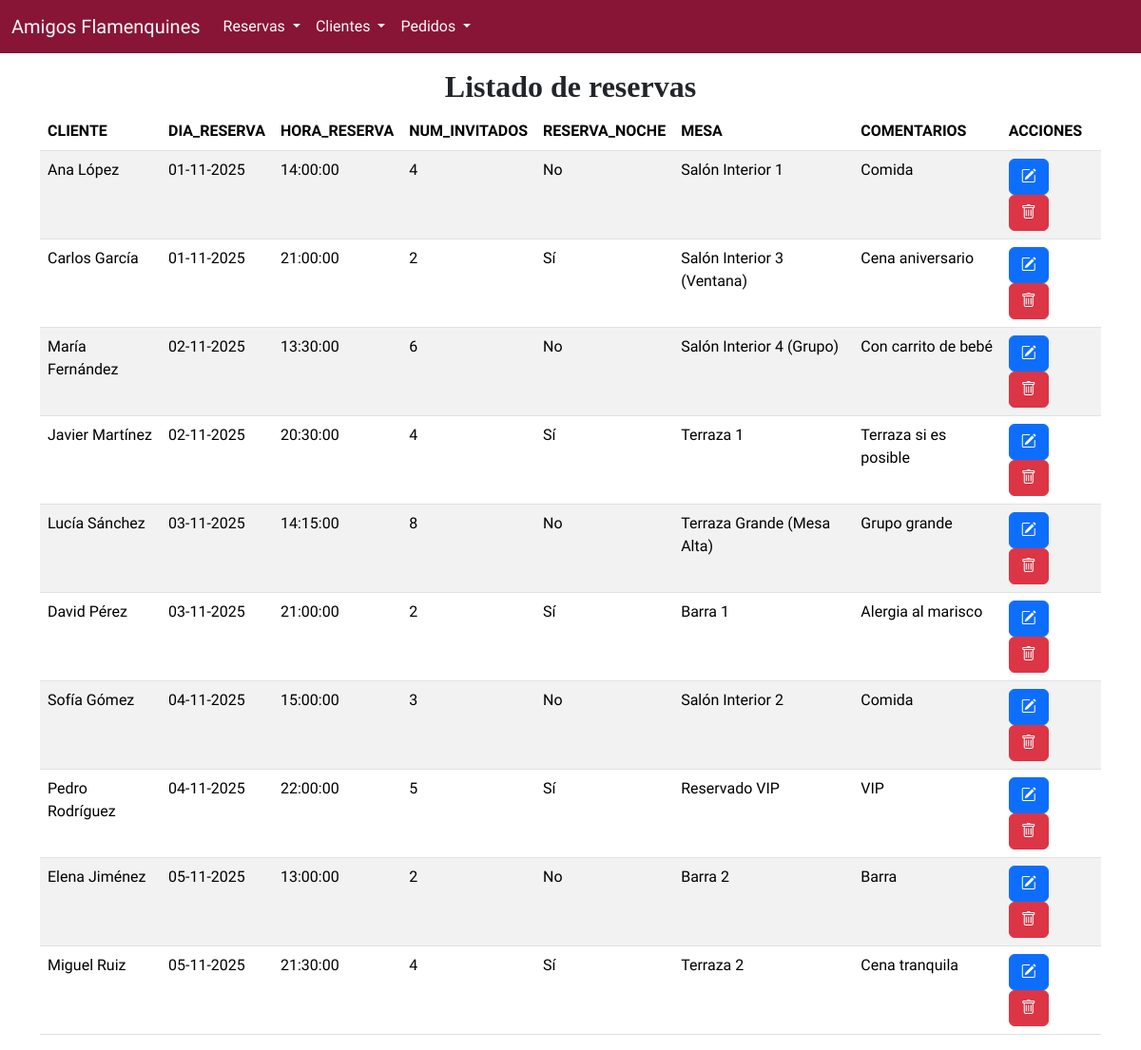
/listado_reserva.php, run on the app's committed database.
### tables this page shows
CREATE TABLE `reservation` (
  `id_reservation` int NOT NULL,
  `reservation_date` datetime NOT NULL,
  `number_of_guests` int NOT NULL,
  `is_night_reservation` tinyint(1) NOT NULL,
  `comment` varchar(50) NOT NULL,
  `id_board` int NOT NULL,
  `id_client` int NOT NULL
);

CREATE TABLE `client` (
  `id_client` int NOT NULL,
  `date_created_account` date NOT NULL,
  `age` int NOT NULL,
  `is_vip` tinyint(1) NOT NULL,
  `name` varchar(50) NOT NULL
);

CREATE TABLE `board` (
  `id_board` int NOT NULL,
  `created` datetime NOT NULL,
  `capacity` int NOT NULL,
  `location` varchar(100) NOT NULL
);

### reserva.php (the view, shortened to what this page needs)
<?php
function obtenerReservas($conexion, $cliente = null, $fecha = null, $hora = null, $numClientes = null, $reservaNoche = null, $mesa = null) {
    try {
        $sql = "SELECT r.*, b.location AS board_location, c.name AS client_name
                FROM reservation r
                JOIN board b ON r.id_board = b.id_board
                JOIN client c ON r.id_client = c.id_client";
        $sql .= " ORDER BY r.reservation_date ASC";
        $stmt = $conexion->prepare($sql);
        $stmt->execute();
        return $stmt->get_result();
    } catch (Exception $e) {
        error_log("Error al obtener reservas: " . $e->getMessage());
        return false;
    }
}
function generarTablaReservas($resultado) {
    $mensaje = "<h2 class='text-center'>Listado de reservas</h2>";
    $mensaje .= "<table class='table table-striped'>";
    $mensaje .= "<thead><tr>
                    <th>CLIENTE</th>
                    <th>DIA_RESERVA</th>
                    <th>HORA_RESERVA</th>
                    <th>NUM_INVITADOS</th>
                    <th>RESERVA_NOCHE</th>
                    <th>MESA</th>
                    <th>COMENTARIOS</th>
                    <th>ACCIONES</th>
                 </tr></thead><tbody>";
    while ($fila = $resultado->fetch_assoc()) {
        $idReservation = $fila['id_reservation'];
        $clientNameReservation = $fila['client_name'];
        $reservationDateReservation = date('d-m-Y', strtotime($fila['reservation_date']));
        $reservationTimeReservation = date('H:i:s', strtotime($fila['reservation_date']));
        $numberGuestsReservation = $fila['number_of_guests'];
        $nightReservation = $fila['is_night_reservation']?"Sí":"No";
        $boardLocationReservation = $fila['board_location'];
        $commentReservation = $fila['comment'];
        $mensaje .= "<tr>
                        <td>{$clientNameReservation}</td>
                        <td>{$reservationDateReservation}</td>
                        <td>{$reservationTimeReservation}</td>
                        <td>{$numberGuestsReservation}</td>
                        <td>{$nightReservation}</td>
                        <td>{$boardLocationReservation}</td>
                        <td>{$commentReservation}</td>
                        <td>
                            <form class='d-inline me-1' action='editar_reserva.php' method='post'>
                                <input type='hidden' name='id_reservation' value='" . $idReservation . "' />
                                <input type='hidden' name='reservation_date' value='" . $fila['reservation_date'] . "' />
                                <input type='hidden' name='number_of_guests' value='" . $numberGuestsReservation . "' />
                                <input type='hidden' name='is_night_reservation' value='" . $nightReservation . "' />
                                <input type='hidden' name='comment' value='" . $commentReservation . "' />
                                <input type='hidden' name='id_board' value='" . $fila["id_board"] . "' />
                                <input type='hidden' name='id_client' value='" . $fila["id_client"] . "' />
                                <button name='Editar' class='btn btn-primary'><i class='bi bi-pencil-square'></i></button>
                            </form>
                            <form class='d-inline' action='borrar_reserva.php' method='post'>
                                <input type='hidden' name='id_reservation' value='{$idReservation}' />
                                <button name='Borrar' class='btn btn-danger'><i class='bi bi-trash'></i></button>
                            </form>
                        </td>
                    </tr>";
    }
    $mensaje .= "</tbody></table>";
    return $mensaje;
}

### data on the page
reservation: id_client.name "Ana López", reservation_date "01-11-2025", reservation_date "14:00:00", number_of_guests "4", is_night_reservation "No", id_board.location "Salón Interior 1", comment "Comida"
reservation: id_client.name "Carlos García", reservation_date "01-11-2025", reservation_date "21:00:00", number_of_guests "2", is_night_reservation "Sí", id_board.location "Salón Interior 3 (Ventana)", comment "Cena aniversario"
reservation: id_client.name "María Fernández", reservation_date "02-11-2025", reservation_date "13:30:00", number_of_guests "6", is_night_reservation "No", id_board.location "Salón Interior 4 (Grupo)", comment "Con carrito de bebé"
reservation: id_client.name "Javier Martínez", reservation_date "02-11-2025", reservation_date "20:30:00", number_of_guests "4", is_night_reservation "Sí", id_board.location "Terraza 1", comment "Terraza si es posible"
reservation: id_client.name "Lucía Sánchez", reservation_date "03-11-2025", reservation_date "14:15:00", number_of_guests "8", is_night_reservation "No", id_board.location "Terraza Grande (Mesa Alta)", comment "Grupo grande"
reservation: id_client.name "David Pérez", reservation_date "03-11-2025", reservation_date "21:00:00", number_of_guests "2", is_night_reservation "Sí", id_board.location "Barra 1", comment "Alergia al marisco"
reservation: id_client.name "Sofía Gómez", reservation_date "04-11-2025", reservation_date "15:00:00", number_of_guests "3", is_night_reservation "No", id_board.location "Salón Interior 2", comment "Comida"
reservation: id_client.name "Pedro Rodríguez", reservation_date "04-11-2025", reservation_date "22:00:00", number_of_guests "5", is_night_reservation "Sí", id_board.location "Reservado VIP", comment "VIP"
reservation: id_client.name "Elena Jiménez", reservation_date "05-11-2025", reservation_date "13:00:00", number_of_guests "2", is_night_reservation "No", id_board.location "Barra 2", comment "Barra"
reservation: id_client.name "Miguel Ruiz", reservation_date "05-11-2025", reservation_date "21:30:00", number_of_guests "4", is_night_reservation "Sí", id_board.location "Terraza 2", comment "Cena tranquila"
